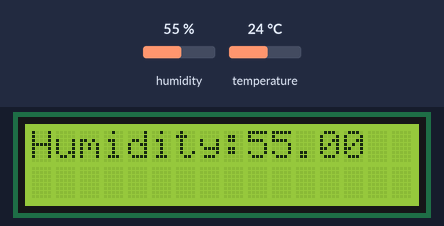
This sketch was run on a simulated Arduino Uno, built with avr-gcc and run on an emulated ATmega328P. Parts: 16×2 character LCD. The inputs (shaded band) are chosen by the test bench; at power-on: humidity 55 %, temperature 24 °C.

Above: at 1.7 s.
1.8 s: humidity set to 22 %
At 14.7 s:
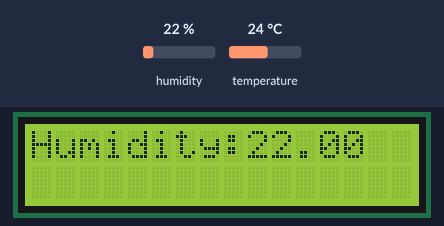
15.1 s: humidity set to 40 %
At 27.2 s:
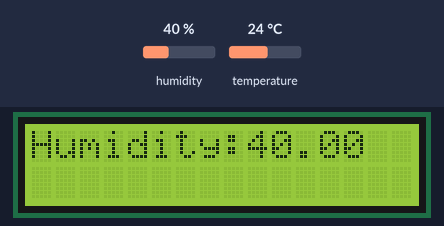
28.1 s: humidity set to 68 %
At 41.0 s:
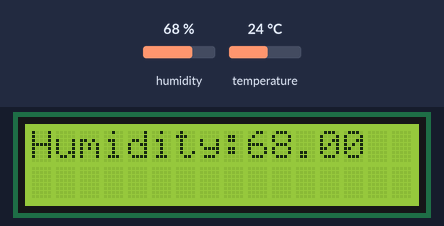
Timing chart, 0 to 42.5 s (numbered marks = the images above; inputs shaded):
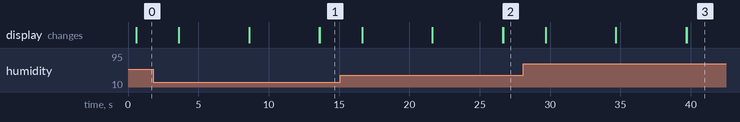

The sketch:

sketch_aug14a.ino
```cpp
#include <LiquidCrystal.h>
#include "DHT.h"

#define TYPE DHT11

int sensePin = 2;

DHT HT(sensePin, TYPE);

float humidity;
float tempC;
float tempF;

int rs = 7;
int en = 8;
int d4 = 9;
int d5 = 10;
int d6 = 11;
int d7 = 12;

float num1;
float num2;
float result;

int setTime = 500;

LiquidCrystal lcd(rs, en, d4, d5, d6, d7);

void setup() {
  Serial.begin(9600);
  lcd.begin(16,2);
  HT.begin();
  delay(setTime);
}

void loop() {
    humidity = HT.readHumidity();
    tempC = HT.readTemperature();
    tempF = HT.readTemperature(true);

    lcd.setCursor(0, 0);
    lcd.print("Humidity:");
    lcd.print(humidity);
    delay(3000);
    lcd.clear();

    lcd.print("Temperature (C):");
    lcd.setCursor(0, 1);
    lcd.print(tempC);
    lcd.print(" C");
    delay(5000);
    lcd.clear();

    lcd.print("Temperature (F):");
    lcd.setCursor(0, 1);
    lcd.print(tempF);
    lcd.print(" F");
    delay(5000);
    lcd.clear();

  }
```
